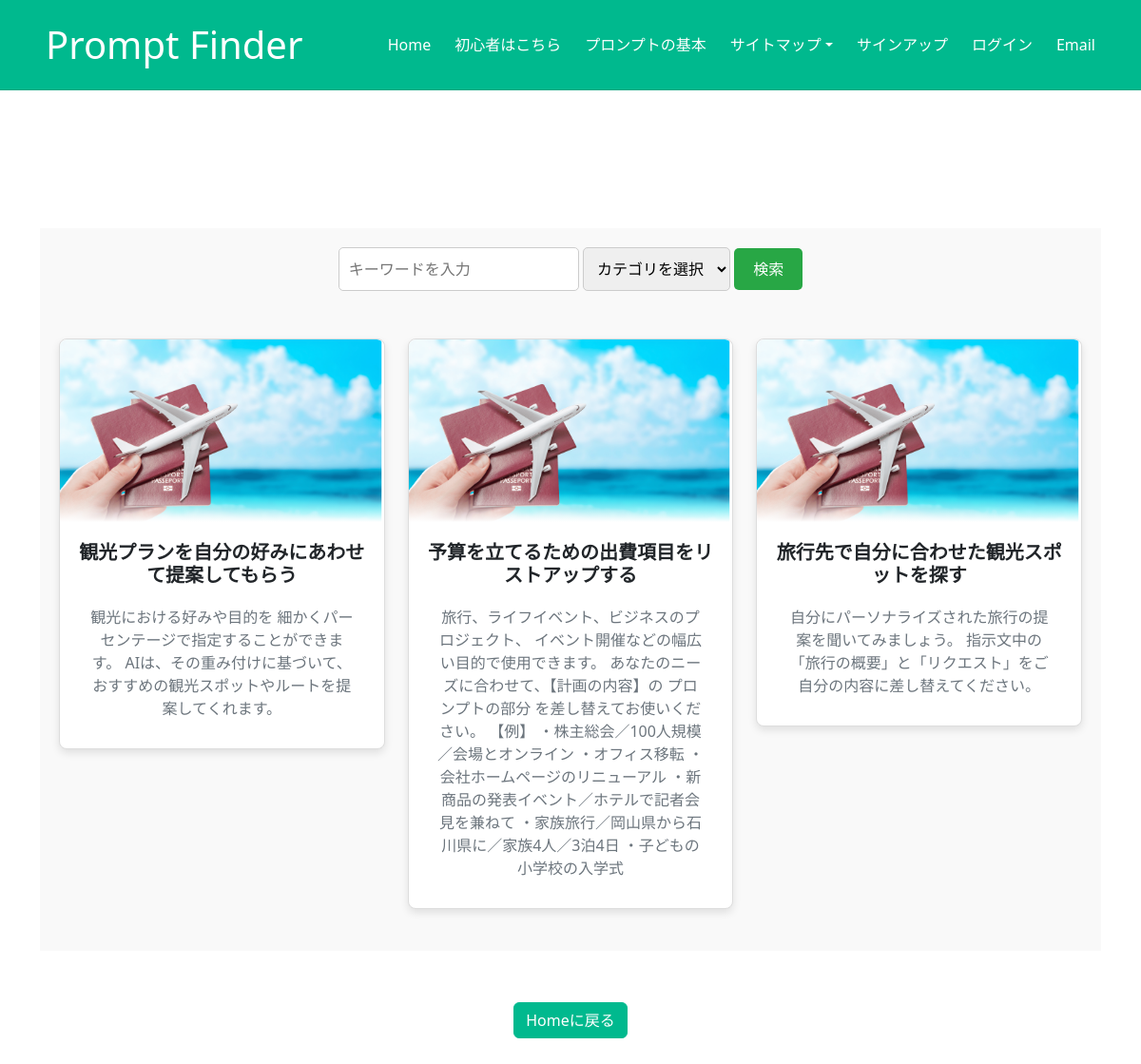
/category/travel/, run on the app's committed database.
### promptapp/models.py (models this page shows, shortened)
class Prompt(models.Model):
    title = models.CharField(max_length=50)
    description = models.TextField()
    content = models.TextField()
    category = models.ForeignKey(Category, on_delete=models.CASCADE)
    created_at = models.DateTimeField(auto_now_add=True)
    updated_at = models.DateTimeField(auto_now=True)

class Category(models.Model):
    name = models.CharField(max_length=50)
    description = models.TextField()
    created_at = models.DateTimeField(auto_now_add=True)
    updated_at = models.DateTimeField(auto_now=True)

### promptapp/views.py (the view)
# urls.py: path('category/<str:category_name>/', views.category_search, name='category_search'),
def category_search(request, category_name):
    category = get_object_or_404(Category, name=category_name)
    prompts = Prompt.objects.filter(category=category)
    categories = Category.objects.all()
    selected_photos = get_random_photos()
    print("Selected Photos in category_search:", selected_photos)  # デバッグプリントを追加
    return render(request, 'mypage.html', {
        'prompts': prompts,
        'categories': categories,
        'selected_photos': selected_photos,
        'selected_category': category_name,  # 選択されたカテゴリ名を追加
    })

### promptapp/templatetags/custom_filters.py (called while the page is built)
@register.filter
def translate_category(value):
    translations = {
        'creative': 'クリエイティブ',
        'study': '学習',
        'business': 'ビジネス',
        'lifestyle': 'ライフスタイル',
        'technology': 'テクノロジー',
        'travel': '旅行'
    }
    return translations.get(value, value)

@register.filter
def get_item(dictionary, key):
    return dictionary.get(key)

### promptapp/utils.py (called while the page is built)
def get_random_photos():
    categories = ['creative', 'study', 'business', 'lifestyle', 'technology', 'travel']
    selected_photos = {}
    for category in categories:
        category_path = os.path.join(settings.BASE_DIR, 'static', 'img', category)
        if os.path.exists(category_path):
            photos = os.listdir(category_path)
            if photos:
                selected_photos[category] = os.path.join('img', category, random.choice(photos))
    return selected_photos

### promptapp/templates/mypage.html (shortened to what this page needs)
{% extends "base.html" %}
{% load static %}
{% load custom_filters %}
{% block content %}
{% include 'navbar.html' %}
<div class="container mypage-container">
    <div class="search-bar">
        <form action="{% url 'promptapp:search' %}" method="get">
            <input type="text" name="q" placeholder="キーワードを入力">
            <select name="category">
                <option value="">カテゴリを選択</option>
            </select>
            <button type="submit">検索</button>
        </form>
    </div>
    <div class="search-results mt-4">
        {% if prompts %}
            <div class="row">
                {% for prompt in prompts %}
                <div class="col-lg-4 col-md-6 mb-4">
                    <div class="card">
                        <a href="{% url 'promptapp:prompt_detail' prompt.pk %}">
                            <div class="blur-bottom">
                            <img src="{% static selected_photos|get_item:prompt.category.name %}" class="card-img-top" alt="Prompt Image">
                            </div>
                        </a>
                        <div class="card-body">
                            <h5 class="card-title">{{ prompt.title }}</h5>
                            <p class="card-text">{{ prompt.description }}</p>
                        </div>
                    </div>
                </div>
                {% endfor %}
            </div>
        {% else %}
            <p>検索結果が見つかりませんでした。</p>
        {% endif %}
    </div>
</div>
<div class="text-center mt-4 margin-bottom-large">
    <a href="{% url 'promptapp:index' %}" class="btn btn-primary">Homeに戻る</a>
</div>
{% endblock %}

### promptapp/static/css/style.css (style rules this page uses)
:root { --primary: #00B98E; --light: #F3F6F8; --dark: #0E2E50; }
.btn { font-weight: 500; transition: .5s; }
.btn.btn-primary, .btn.btn-outline-primary:hover { color: #FFFFFF; }
.btn-primary { --bs-btn-bg: var(--primary); --bs-btn-border-color: var(--primary); --bs-btn-hover-bg: var(--primary); --bs-btn-hover-border-color: var(--primary); }
.search-bar { display: flex; justify-content: center; align-items: center; margin-bottom: 20px; gap: 10px; }
.search-bar input, .search-bar select { padding: 10px; border: 1px solid #ccc; border-radius: 5px; flex: 1; }
.search-bar button { padding: 10px 20px; border: none; background-color: #28a745; color: #fff; border-radius: 5px; cursor: pointer; }
.search-results { display: flex; justify-content: center; flex-direction: column; align-items: center; }
.search-results p { margin: 10px 0; padding: 10px; border-radius: 5px; background-color: #fff; text-align: center; width: 100%; max-width: 600px; }
.mypage-container { margin-top: 120px; padding: 20px; background-color: #f9f9f9; }
.mypage-container { margin-top: 160px; padding: 20px; background-color: #f9f9f9; }
body { padding-top: 80px; }
body { padding-top: 80px !important; }
.mypage-container { margin-top: 160px !important; }
.card { border: 1px solid #ddd; border-radius: 8px; overflow: hidden; box-shadow: 0 4px 8px rgba(0, 0, 0, 0.1); transition: transform 0.2s; }
.card-img-top { width: 100%; height: 180px; object-fit: cover; }
.card-body { padding: 20px; text-align: center; }
.card-title { font-size: 1.25rem; margin-bottom: 10px; font-weight: bold; }
.card-text { font-size: 1rem; color: #666; }
.card { box-shadow: 0 4px 8px rgba(0, 0, 0, 0.1); transition: 0.3s; }
.card-img-top { width: 100%; height: 200px; object-fit: cover; }
.card-body { text-align: center; }
.card-title { font-size: 1.25rem; font-weight: bold; }
.card-text { font-size: 1rem; color: #6c757d; }
.margin-bottom-large { margin-bottom: 40px; }
.card-img-top { height: auto; width: 100%; border-top-left-radius: 8px; border-top-right-radius: 8px; }
.card-body { padding: 20px; }
.card-text { margin-bottom: 1em; }
.fade-in { animation: fadeIn 0.5s ease-in-out forwards; }
.search-bar { margin-bottom: 50px; }
.blur-bottom { position: relative; overflow: hidden; }
.blur-bottom::after { content: ''; position: absolute; bottom: 0; left: 0; width: 100%; height: 30px; background: linear-gradient(to bottom, rgba(255, 255, 255, 0), rgba(255, 255, 255, 1)); }
.text-center { text-align: center; }
.btn-primary { display: inline-block; margin: 0 auto; margin-top: 30px; }

### data on the page
Prompt: category.name (picture), title "観光プランを自分の好みにあわせて提案してもらう", description "観光における好みや目的を 細かくパーセンテージで指定することができます。 AIは、その重み付けに基づいて、 おすすめの観光スポットやルートを提案してくれます。"
Prompt: category.name (picture), title "予算を立てるための出費項目をリストアップする", description "旅行、ライフイベント、ビジネスのプロジェクト、 イベント開催などの幅広い目的で使用できます。 あなたのニーズに合わせて、【計画の内容】の プロンプトの部分 を差し替えてお使いください。 【例】 ・株主総会／100人規模／会場とオンライン ・オフィス移転 ・会社ホームページのリニューアル ・新商品の発表イベント／ホテルで記者会見を兼ねて ・家族旅行／岡山県から石川県に／家族4人／3泊4日 ・子どもの小学校の入学式"
Prompt: category.name (picture), title "旅行先で自分に合わせた観光スポットを探す", description "自分にパーソナライズされた旅行の提案を聞いてみましょう。 指示文中の「旅行の概要」と「リクエスト」をご自分の内容に差し替えてください。"
